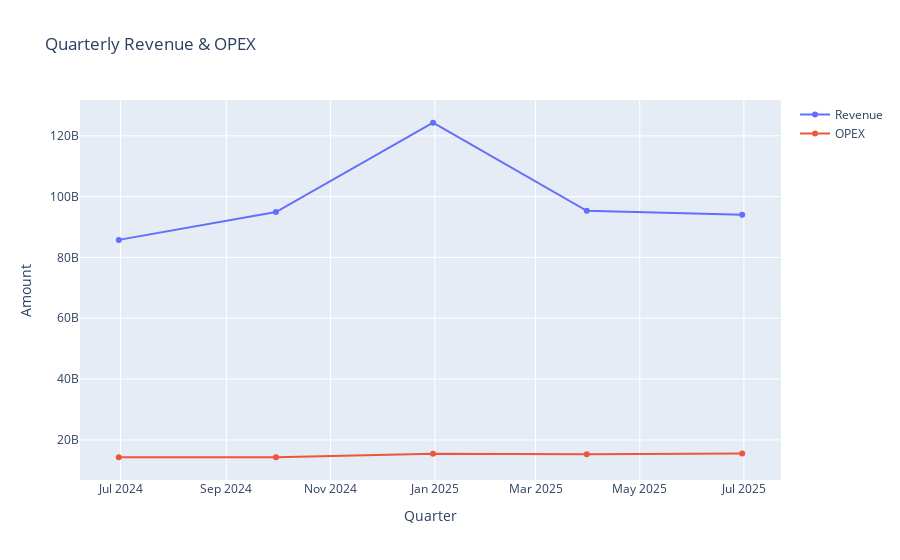

Source (notebook cell):
### Code cell
fig = go.Figure()
fig.add_trace(go.Scatter(x=df['Quarter'], y=df['Revenue'], mode='lines+markers', name='Revenue'))
fig.add_trace(go.Scatter(x=df['Quarter'], y=df['OPEX'], mode='lines+markers', name='OPEX'))
fig.update_layout(title='Quarterly Revenue & OPEX', xaxis_title='Quarter', yaxis_title='Amount')
fig.show()

df['Revenue_Growth_QoQ'] = df['Revenue'].pct_change() * 100
df['OPEX_Growth_QoQ'] = df['OPEX'].pct_change() * 100
df.tail()

### Figure 1 — Plotly figure (JSON) as saved in the notebook; plotly's stock layout.template omitted (floating-point values rounded to 4 significant figures)
{"data": [{"mode": "lines+markers", "name": "Revenue", "type": "scatter", "x": ["2024-06-30T00:00:00.000000000", "2024-09-30T00:00:00.000000000", "2024-12-31T00:00:00.000000000", "2025-03-31T00:00:00.000000000", "2025-06-30T00:00:00.000000000"], "y": [85780000000.0, 94930000000.0, 124300000000.0, 95360000000.0, 94040000000.0]}, {"mode": "lines+markers", "name": "OPEX", "type": "scatter", "x": ["2024-06-30T00:00:00.000000000", "2024-09-30T00:00:00.000000000", "2024-12-31T00:00:00.000000000", "2025-03-31T00:00:00.000000000", "2025-06-30T00:00:00.000000000"], "y": [14330000000.0, 14290000000.0, 15440000000.0, 15280000000.0, 15520000000.0]}], "layout": {"title": {"text": "Quarterly Revenue & OPEX"}, "xaxis": {"title": {"text": "Quarter"}}, "yaxis": {"title": {"text": "Amount"}}}}
